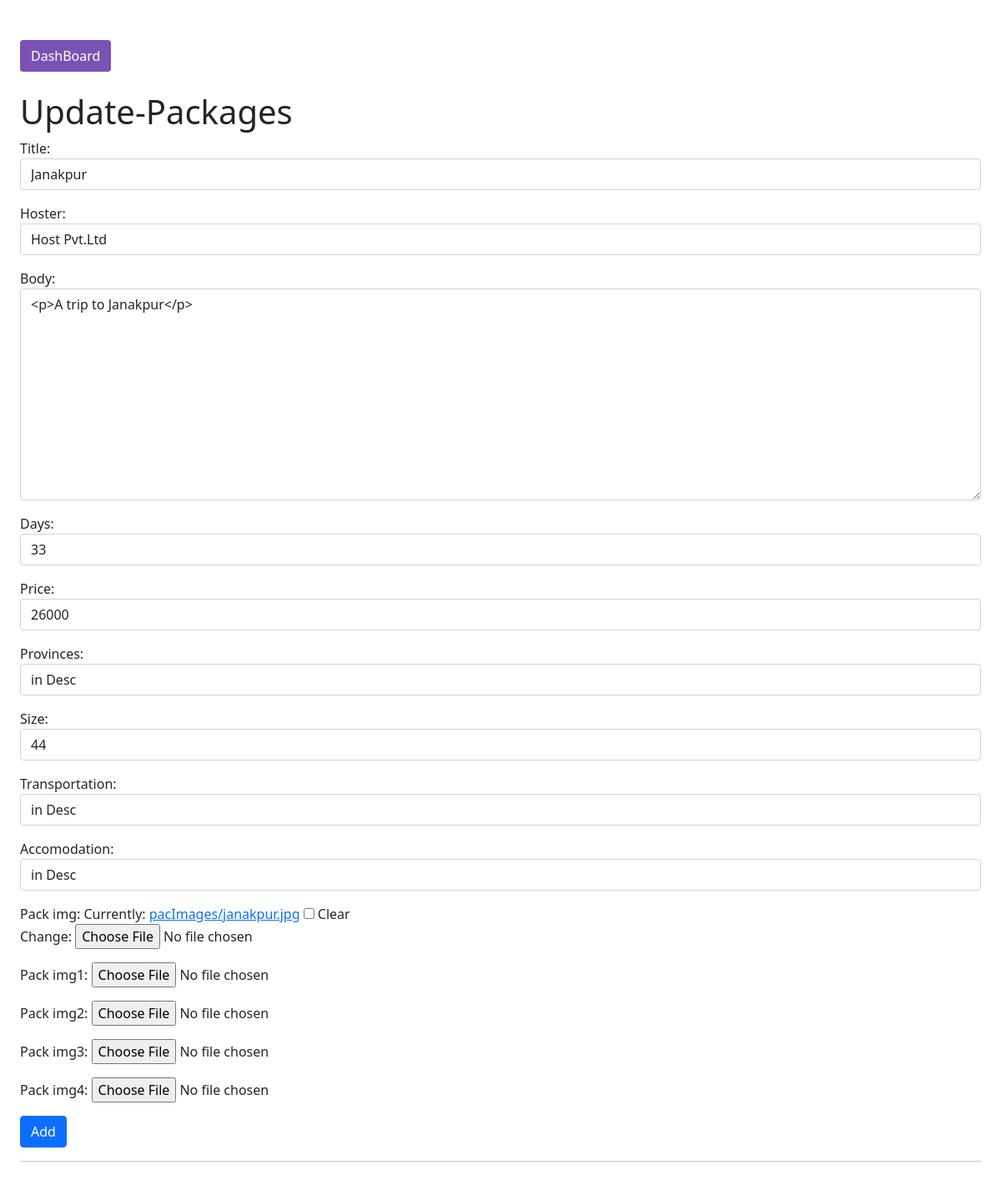
Page /details/edit/44/ (signed in) on the committed database.
### TourM/models.py (models this page shows, shortened)
class Post(models.Model):
    title = models.CharField(max_length=255)
    body = RichTextField()
    days = models.PositiveIntegerField(validators=[MaxValueValidator(100),MinValueValidator(1)])
    price = models.IntegerField(default='',null=False)
    Provinces = models.CharField(default='in_desc', max_length=255, null=False)
    Size = models.PositiveIntegerField(default='1', validators=[MaxValueValidator(100),MinValueValidator(11)])      #group size {if paxi availability add garne bhe useful}
    Hoster=models.CharField(max_length=255, null=False)
    Accomodation= models.CharField(default='', max_length=255, null=False)
    Transportation= models.CharField(default='', max_length=255, null=False)
    pack_img = models.ImageField(null = True, blank=True, upload_to="pacImages/")
    pack_img1 = models.ImageField(null = True, blank=True, upload_to="pacImages/")
    pack_img2 = models.ImageField(null = True, blank=True, upload_to="pacImages/")
    pack_img3 = models.ImageField(null = True, blank=True, upload_to="pacImages/")
    pack_img4 = models.ImageField(null = True, blank=True, upload_to="pacImages/")

### TourM/views.py (the view)
# urls.py: path('details/edit/<int:pk>/', UpdatePostView.as_view(), name="UpdatePost"),
class UpdatePostView(UpdateView):
    model = Post
    template_name = 'ad_editPack.html'
    form_class = PostForm

### TourM/forms.py
class PostForm(forms.ModelForm):
    class Meta:
        model = Post
        fields = ('title', 'Hoster', 'body', 'days', 'price','Provinces','Size','Transportation' ,'Accomodation','pack_img','pack_img1','pack_img2','pack_img3','pack_img4')
        widgets = {
            'title': forms.TextInput( attrs={'class': 'form-control'}),
            'Hoster': forms.Select(choices = choices3,attrs={'class': 'form-control'}),
            'days': forms.NumberInput( attrs={'class': 'form-control'}),
            'Provinces': forms.Select(choices = choices,attrs={'class': 'form-control'}),
            'price': forms.TextInput( attrs={'class': 'form-control'}),
            'body': forms.Textarea( attrs={'class': 'form-control'}),
            'Size': forms.NumberInput ( attrs={'class': 'form-control'}),
            'Transportation': forms.Select(choices = choices2,attrs={'class': 'form-control'}),
            'Accomodation': forms.Select(choices = choices1,attrs={'class': 'form-control'}),
        }

### TourM/templates/ad_editPack.html
{%extends 'adminbase.html'%} {%block title%}YUpdate package{%endblock%} {%block content%} {% if user.is_superuser %}
<h1>Update-Packages</h1>
<div class="form-group">
    <form method="POST" enctype="multipart/form-data">
        {%csrf_token%} {{form.media}} {{form.as_p}}
        <button class="btn btn-primary">Add</button>
    </form>
</div>
<hr> {%else%}
<h1>you are not allowed here</h1>
<a href="{%url 'homepage'%}">Redirect</a>{%endif%} {%endblock%}

### static/admin.css (style rules this page uses)
* { margin: 0; padding: 0; box-sizing: border-box; }
body { min-height: 100vh; background-color: #fff; }

### rows in the picture
Post: title "Janakpur", Hoster "Host Pvt.Ltd", body "<p>A trip to Janakpur</p>", days "33", price "26000", Provinces "in Desc", Size "44", Transportation "in Desc", Accomodation "in Desc"
